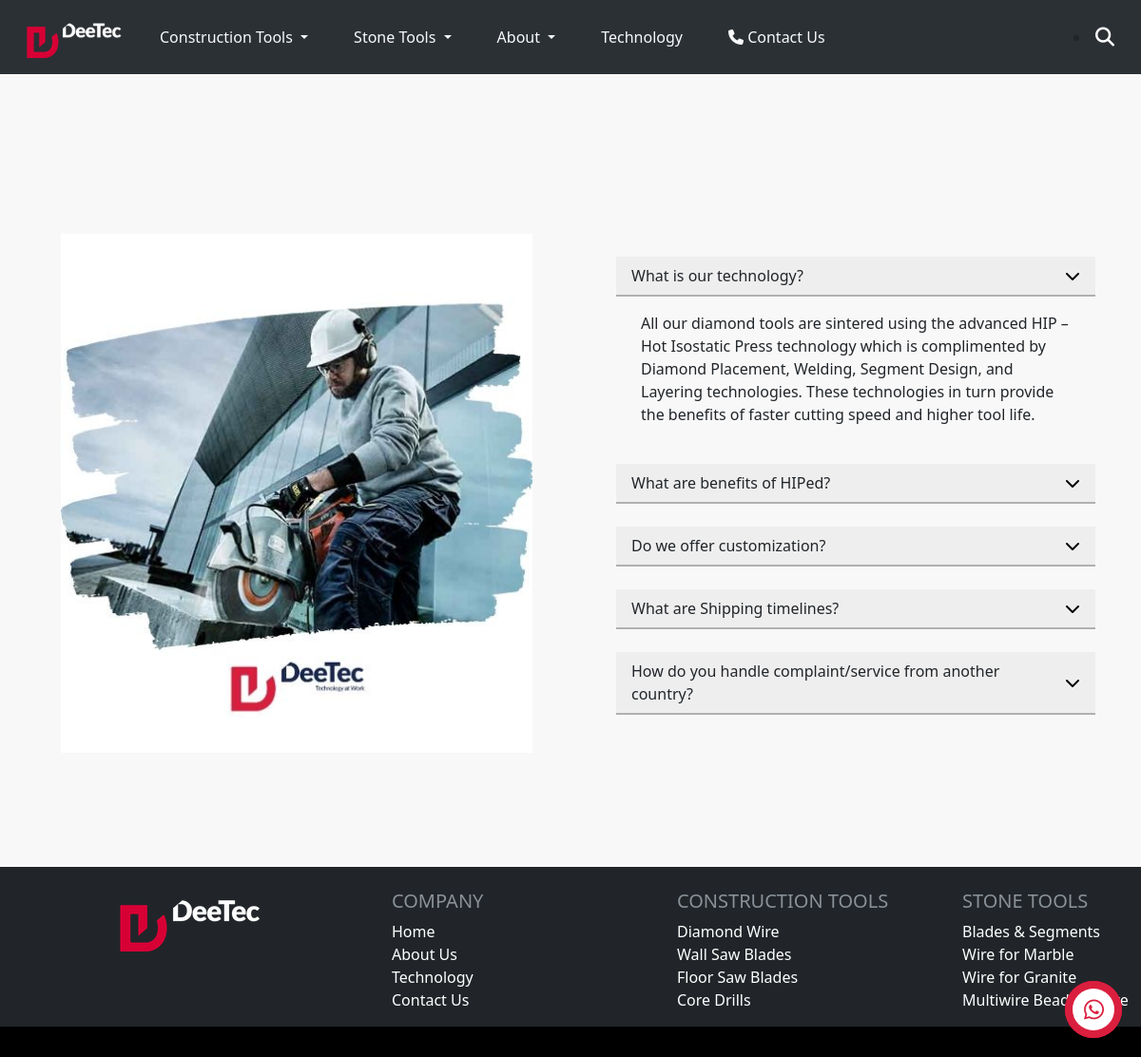
The app's page /faqs with its own data.
### shop/models.py (models this page shows, shortened)
class FAQ(models.Model):
    question = models.TextField(default="")
    answer = models.TextField(default="")

### shop/views.py (the view)
# urls.py: path("faqs", views.faqs, name="faqs"),
def faqs(request):
    objects = FAQ.objects.all()
    return render(request, "faqs.html", {"faqs": objects})

### shop/context_processors.py (called while the page is built)
def get_collections(request):
    constructions_ = Collection.objects.filter(category__name__contains="Construction Tools")
    stones_ = Collection.objects.filter(category__name__contains="Stone Tools")
    return {
        "collections_construction" : constructions_,
        "collections_stone" : stones_,
        "collections" : Collection.objects.all(),
    }

### shop/templates/faqs.html (shortened to what this page needs)
{% extends "components/base.html" %}
{% load static %}
{% block body %}
<br>
<br>
<br>
<div class="container-fuild text-left mt-5">
    <div class="row justify-content-center">
        <div class="col-lg text-center p-lg-5">
            <img src="{% static 'img/dee3.jpg' %}" style="width: 90%;">
        </div>
        <div class="col-lg col-11">
            <br>
            <br>
            <br>
            <div class="me-lg-5">
                {% for faq in faqs %}
                <div class="question py-2 px-3 d-flex justify-content-between align-items-center"
                    style="font-weight: 500;">
                    <div>
                        {{faq.question}}
                    </div>
                    <div>
                        <i class="fa-solid fa-chevron-down" style="color: #000000;"></i>
                    </div>
                </div>
                <div class="answer">
                    <div class="p-3">
                        {{faq.answer}}
                    </div>
                </div>
                <br>
                {% endfor %}
            </div>
        </div>
    </div>
</div>
<br>
<br>
<br>
{% endblock %}

### shop/static/style.css (style rules this page uses)
html, body { max-width: 100%; overflow-x: hidden; }
* { margin: 0px; padding: 0px; }

### shop/templates/components/base.html (style rules this page uses)
#main-body { -ms-overflow-style: none; scrollbar-width: none; }

### shop/templates/components/call-button.html (style rules this page uses)
body { margin: 0; padding: 0; background: #f8f8f8; }
* { margin: 0; padding: 0; }

### shop/templates/faqs.html (style rules this page uses)
.question { background-color: #eee; cursor: pointer; transition: background-color 0.3s ease; border-bottom: 2px solid #B0B0B0FF; }
.answer { max-height: 0; overflow: hidden; padding: 0 10px; transition: max-height 0.3s ease; }
.active+.answer { max-height: 700px; transition: max-height 0.3s ease; }

### records on screen
FAQ: question "What is our technology?", answer "All our diamond tools are sintered using the advanced HIP – Hot Isostatic Press technology which is complimented by Diamond Placement, Welding, Segment Design, and Layering technologies. These technologies in turn provide the benefits of faster cutting speed and higher tool life."
FAQ: question "What are benefits of HIPed?"
FAQ: question "Do we offer customization?"
FAQ: question "What are Shipping timelines?"
FAQ: question "How do you handle complaint/service from another country?"
